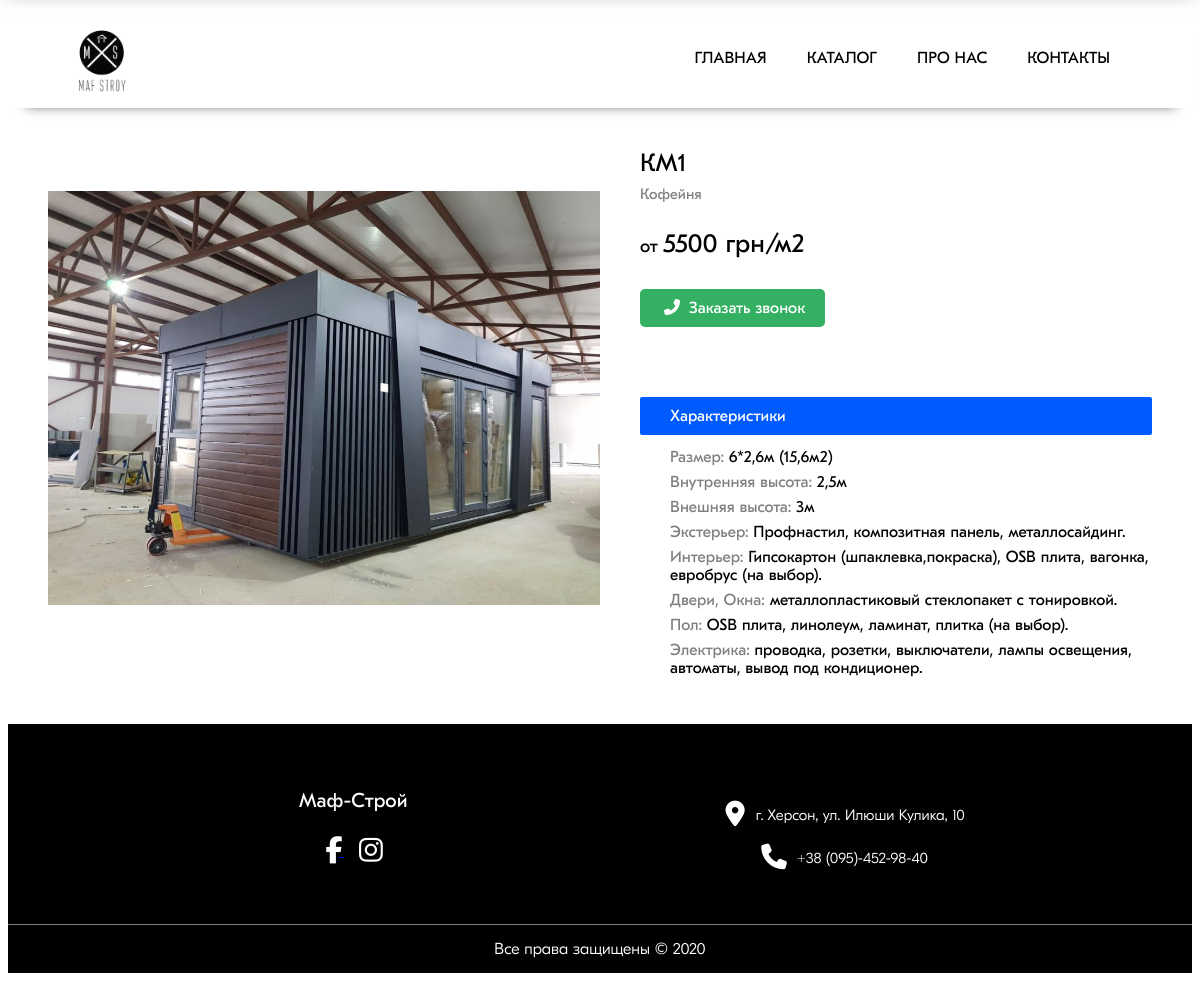
Page /item/458 on the committed database.
### products/models.py (models this page shows, shortened)
class Itemimage(models.Model):
    item = models.ForeignKey(Item, on_delete = models.CASCADE, )
    imgurl = models.ImageField(upload_to='static/images/products', blank = True, null = True)

class Item(models.Model):
    category = models.ForeignKey(Category, on_delete = models.CASCADE, )
    name = models.CharField(default='', max_length = 300)
    price = models.IntegerField(default=0,)
    size = models.CharField(default='', max_length = 300)
    h_in = models.CharField(default='', max_length = 300)
    h_out = models.CharField(default='', max_length = 300)
    eksterier = models.CharField(default='', max_length = 300)
    interier = models.CharField(default='', max_length = 300)
    doors = models.CharField(default='', max_length = 300)
    floor = models.CharField(default='', max_length = 300)
    electrik = models.CharField(default='', max_length = 300)

class Category(models.Model):
    name = models.CharField(default='', max_length = 200)
    imgurl = models.ImageField(upload_to='static/images', blank = True, null = True)

### products/views.py (the view)
# urls.py: path('item/<int:item_id>', views.item, name="item"),
def item(request, item_id):
    current_item = Item.objects.get(id = item_id)
    return render(request, 'products/item.html', {
        'item': current_item,
    })

### products/templatetags/extras.py (called while the page is built)
@register.simple_tag
def modify_imgurl(imgurl):
    imgurl = imgurl.split('/')[-1]
    imgurl = '/static/images/products/' + imgurl
    return imgurl

### templates/products/item.html (shortened to what this page needs)
{% extends './base.html' %}
{% load static %}
{% load extras %}
{% block content %}
<div class="product__page__wrapper">
    <div class="product__page__container">
        <div class="product__page__container__image">
            {% if item.itemimage_set.all|length > 1 %}
            <div class="product__page__container__image__toslide
            owl-carousel owl-theme">
            {% for img in item.itemimage_set.all  %}
            {% modify_imgurl img.imgurl.url as imgurl %}
            <img src="{{ imgurl }}"
             alt="">
             {% endfor %}
            </div>
             {% comment %} <span class="prev_1_1" id="prev_1">
                <i class="gg-chevron-left"></i>
            </span>
            <span class="next_1_1" id="next_1">
                <i class="gg-chevron-right"></i>
            </span>  {% endcomment %}
                {% else %}
                <div class="">
                {% for img in item.itemimage_set.all  %}
                {% modify_imgurl img.imgurl.url as imgurl %}
                <img src="{{ imgurl }}"
                alt="">
             {% endfor %}
             </div>
            {% endif %}
        </div>
        <div class="product__page__container__info">
           <span class="product__page__container__info__name">
                {{ item.name }}
           </span>
           <span class="product__page__container__info__category">
                {{ item.category.name }}
           </span>
           <span class="product__page__container__info__price">
           от
            <span>
                {{ item.price }} грн/м2
            </span>
           </span>
           <div class="call__button__1 green">
                <span class="#call__button__1">
                <i class="fa fa-phone-alt"></i>
                Заказать звонок
                </span>
           </div>
           <div class="product__page__container__info__features">
                <div class="product__page__container__info__features__title">
                    <span>
                        Характеристики
                    </span>
                </div>
                <div class="product__page__container__info__features__item">
                    Размер:
                        <span>
                            {{ item.size }}
                        </span>
                    </div>
                <div class="product__page__container__info__features__item">
                    Внутренняя высота:
                        <span>
                            {{ item.h_in }}
                        </span>
                    </div>
                <div class="product__page__container__info__features__item">
                    Внешняя высота:
                        <span>
                            {{ item.h_out }}
                        </span>
                </div>
                <div class="product__page__container__info__features__item">
                    Экстерьер:
                        <span>
                            {{ item.eksterier }}
                        </span>
                </div>
                <div class="product__page__container__info__features__item">
                    Интерьер:
                        <span>
                            {{ item.interier }}
                        </span>
                </div>
                <div class="product__page__container__info__features__item">
                    Двери, Окна:
                        <span>
                            {{ item.doors }}
                        </span>
                </div>
                <div class="product__page__container__info__features__item">
                    Пол:
                        <span>
                            {{ item.floor }}
                        </span>
                </div>
                <div class="product__page__container__info__features__item">
                    Электрика:
                        <span>
                            {{ item.electrik }}
                        </span>
                </div>
           </div>
        </div>
    </div>
</div>
{% endblock content %}

### static/style.css (style rules this page uses)
body { font-family: "gpro-text-regular"; }
.product__page__wrapper { width: 100%; }
.product__page__container { margin: 40px; display: flex; }
.product__page__container__image { position: relative; max-width: 50%; max-height: 500px; }
.product__page__container__image img { object-fit: contain; height: 100%; width: 100%; max-width: 700px; }
.product__page__container__info { width: 50%; margin-left: 40px; display: flex; flex-direction: column; }
.product__page__container__info__name { font-size: 25px; }
.product__page__container__info__category { margin-top: 7px; font-size: 15px; color: grey; }
.product__page__container__info__price { margin-top: 26px; font-size: 18px; }
.product__page__container__info__price span { font-size: 26px; }
.product__page__container__info__features { margin-top: 40px; }
.product__page__container__info__features__title { border-radius: 2px; margin-bottom: 13px; padding: 10px 0px 10px 30px; background-color: #005bff; }
.product__page__container__info__features__title span { color: white; }
.product__page__container__info__features__item { margin: 7px 0px; padding-left: 30px; color: grey; }
.product__page__container__info__features__item span { color: black; }
.call__button__1 { margin: 40px 0px; }
.call__button__1 i { margin: 0 4; }
.call__button__1 span { border-radius: 5px; cursor: pointer; background-color: #005bff; padding: 10px 20px; color: white; transition: all 0.2s linear; }
.call__button__1.green span { background-color: #33b062; }

### rows in the picture
Item: name "КМ1", category.name "Кофейня", price "5500", size "6*2,6м (15,6м2)", h_in "2,5м", h_out "3м", eksterier "Профнастил, композитная панель, металлосайдинг.", interier "Гипсокартон (шпаклевка,покраска), OSB плита, вагонка, евробрус (на выбор).", doors "металлопластиковый стеклопакет с тонировкой.", floor "OSB плита, линолеум, ламинат, плитка (на выбор).", electrik "проводка, розетки, выключатели, лампы освещения, автоматы, вывод под кондиционер."
